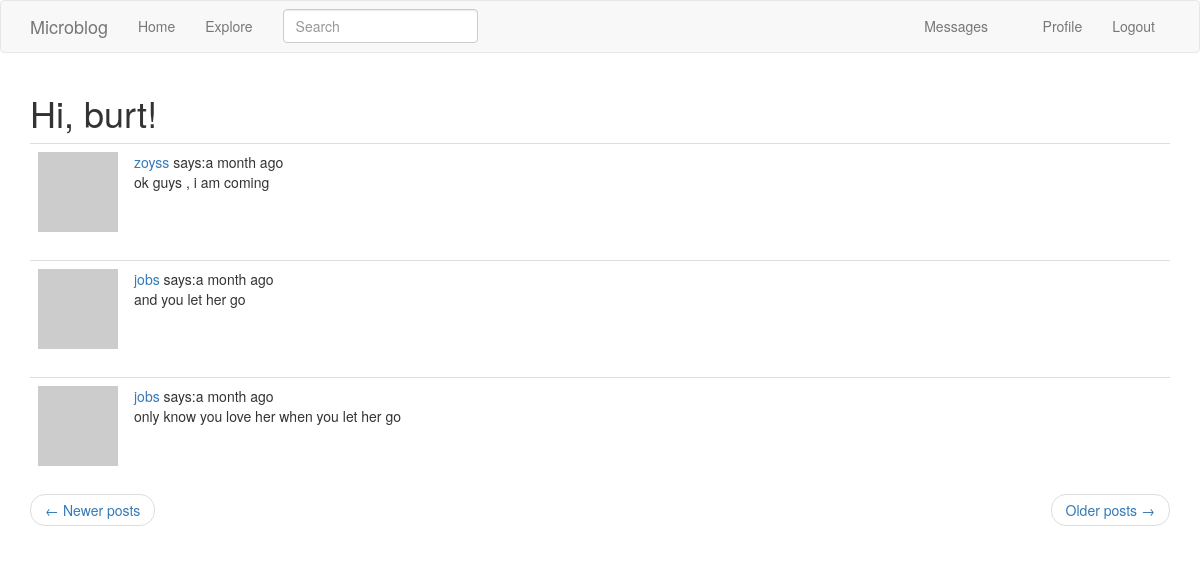
Screenshot of /explore?page=5 (signed in) with the database file from the repository.
### app/models.py (models this page shows, shortened)
class User(UserMixin, db.Model):
    id = db.Column(db.Integer, autoincrement=True, primary_key=True)
    username = db.Column(db.String(64), index=True, unique=True)
    email = db.Column(db.String(120), index=True, unique=True)
    password_hash = db.Column(db.String(128))
    about_me = db.Column(db.String(140))
    last_seen = db.Column(db.DateTime, default=datetime.utcnow)
    posts = db.relationship('Post', backref='author', lazy='dynamic')
    followed = db.relationship('User',
                               secondary=followers,
                               primaryjoin=(followers.c.follower_id == id),
                               secondaryjoin=(followers.c.followed_id == id),
                               backref=db.backref('followers', lazy='dynamic'),
                               lazy='dynamic')
    messages_sent = db.relationship('Message',
                                    backref='author',
                                    foreign_keys='Message.sender_id',
                                    lazy='dynamic')
    messages_received = db.relationship('Message',
                                        backref='recipient',
                                        foreign_keys='Message.recipient_id',
                                        lazy='dynamic')
    notifications = db.relationship('Notification',
                                    backref='user',
                                    lazy='dynamic')
    tasks = db.relationship('Task', backref='user', lazy='dynamic')
    last_message_read_time = db.Column(db.DateTime)
    def new_messages(self):
        last_read_time = self.last_message_read_time or datetime(1900, 1, 1)
        return Message.query.filter_by(recipient=self).filter(Message.timestamp > last_read_time).count()
    def avatar(self, size):
        digest = md5(self.email.lower().encode('utf-8')).hexdigest()
        return 'https://www.gravatar.com/avatar/{}?d=monsterid&s={}'.format(digest, size)

class SearchableMixin(object):
    @classmethod
    def before_commit(cls, session):
        session._changes = {
            'add': list(session.new),
            'update': list(session.dirty),
            'delete': list(session.deleted)
        }
    @classmethod
    def after_commit(cls, session):
        for obj in session._changes['add']:
            if isinstance(obj, SearchableMixin):
                add_to_index(obj.__tablename__, obj)
        for obj in session._changes['update']:
            if isinstance(obj, SearchableMixin):
                add_to_index(obj.__tablename__, obj)
        for obj in session._changes['delete']:
            if isinstance(obj, SearchableMixin):
                remove_from_index(obj.__tablename__, obj)
        session._changes = None

class Post(SearchableMixin, db.Model):
    id = db.Column(db.Integer, autoincrement=True, primary_key=True)
    body = db.Column(db.String(140))
    timestamp = db.Column(db.DateTime, index=True, default=datetime.utcnow)
    user_id = db.Column(db.Integer, db.ForeignKey('user.id'))
    language = db.Column(db.String(5))
    __searchable__ = ['body']

### app/main/routes.py (the view)
@bp.route('/explore', methods=['GET'])
def explore():
    page = request.args.get('page', 1, type=int)
    posts = Post.query.order_by(Post.timestamp.desc()).paginate(page, current_app.config['POSTS_PER_PAGE'], False)
    next_url = url_for('main.explore', page=posts.next_num) if posts.has_next else None
    prev_url = url_for('main.explore', page=posts.prev_num) if posts.has_prev else None
    return render_template('index.html', title='explore', posts=posts.items, next_url=next_url, prev_url=prev_url)

### app/main/forms.py
class SearchForm(FlaskForm):
    q = StringField('Search', validators=[DataRequired()])
    def __init__(self, *args, **kwargs):
        if 'formdata' not in kwargs:
            kwargs['formdata'] = request.args
        if 'csrf_enabled' not in kwargs:
            kwargs['csrf_enabled'] = False
        super(SearchForm, self).__init__(*args, **kwargs)

### app/main/routes.py (called while the page is built)
@bp.before_app_request
def before_request():
    if current_user.is_authenticated:
        current_user.last_seen = datetime.utcnow()
        db.session.commit()
        g.search_form = SearchForm()

### app/models.py (called while the page is built)
@login.user_loader
def load_user(uid):
    return User.query.get(int(uid))

### app/templates/index.html (shortened to what this page needs)
{% extends "base.html" %}
{% import 'bootstrap/wtf.html' as wtf %}
{% block app_content %}
<h1>Hi, {{ current_user.username }}!</h1>
{% for post in posts %}
{% include "_post.html" %}
{% endfor %}
<nav aria-label="...">
    <ul class="pager">
        <li class="previous {% if not prev_url %} disabled {% endif %}">
            <a href="{{ prev_url or '#' }}">
                <span aria-hidden="true">&larr;</span> Newer posts
            </a>
        </li>
        <li class="next{% if not next_url %} disabled{% endif %}">
                <a href="{{ next_url or '#' }}">
                    Older posts <span aria-hidden="true">&rarr;</span>
                </a>
        </li>
    </ul>
</nav>
{% endblock %}

### app/templates/_post.html (shortened to what this page needs)
<table class="table table-hover">
    <tr>
        <td width="70px">
            <a href="{{ url_for('main.user', username=post.author.username) }}">
                <img src="{{ post.author.avatar(70) }}" alt="">
            </a>
        </td>
        <td>
            <a href="{{ url_for('main.user', username=post.author.username) }}">
                {{ post.author.username }}
            </a>
            says:{{ moment(post.timestamp).fromNow() }}
            <br>
                <span id="post{{ post.id }}">{{ post.body }}</span>
        </td>
    </tr>
</table>

### rows the page displays
User: username "burt"
Post: author.username "zoyss", timestamp "a month ago", body "ok guys , i am coming"
Post: author.username "jobs", timestamp "a month ago", body "and you let her go"
Post: author.username "jobs", timestamp "a month ago", body "only know you love her when you let her go"
